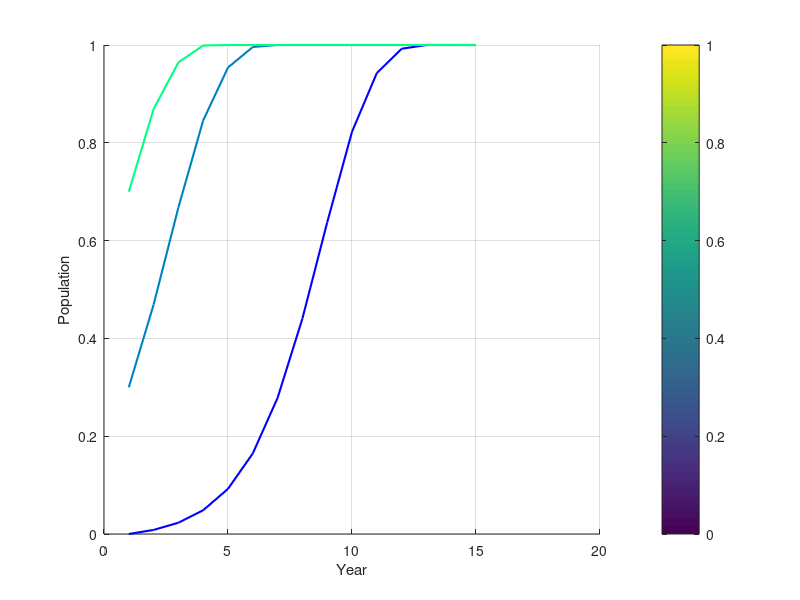

MATLAB code to generate this figure: (Note: this script raises an error after producing the figure.)
transmission = 0.3;
CALC_SQ_MI = 881.823;

people = 76248;
max_ppl = 2736074;

num_years = 15;
time = 1:num_years;

intrinsic_rate = 0.765; % Set intrinsic growth rate

% Initial populations to consider
initial_populations = [0.0, 0.3, 0.7];

% Define color map from light blue to deep blue
colors = winter(length(initial_populations));

% Plot the results with varying line colors for each initial population
figure;

% Initialize arrays to store population values
population_matrix = zeros(length(initial_populations), length(time));

hold on;

% Plot the results for each initial population
for j = 1:length(initial_populations)
    initial_population = initial_populations(j);

    % Calculate population for each year using the given formula
    for year = 1:num_years
        if year == 1
            % Initial population
            population_matrix(j, year) = initial_population;
        else
            % Population growth formula
            new_population = population_matrix(j, year - 1) + population_matrix(j, year - 1) * intrinsic_rate * (1 - population_matrix(j, year - 1)) + transmission * (1 - 1/CALC_SQ_MI) * (people / max_ppl);

            % Ensure that the population does not exceed 1
            population_matrix(j, year) = min(new_population, 1);
        end
    end

    % Plot the current line with varying color
    line('XData', time, 'YData', population_matrix(j, :), 'LineWidth', 1.5, 'Color', colors(j, :));
end

%title(['Population Growth with Intrinsic Rate = ' num2str(intrinsic_rate * 100) '%']);
xlabel('Year');
ylabel('Population');
grid on;

% Set axis limits
ylim([min(initial_populations), 1]);

hold off;

% Add a colorbar
c = colorbar('Ticks', linspace(0, 1, 5));
caxis([min(initial_populations), max(initial_populations)]); % Set colorbar limits
colormap(winter);

ylabel(c, 'Initial Population');

% Add legend
legend(cellstr(num2str(initial_populations', 'Initial Population = %0.1f')));

% Adjust layout
sgtitle('Population Growth with Varying Initial Populations');
